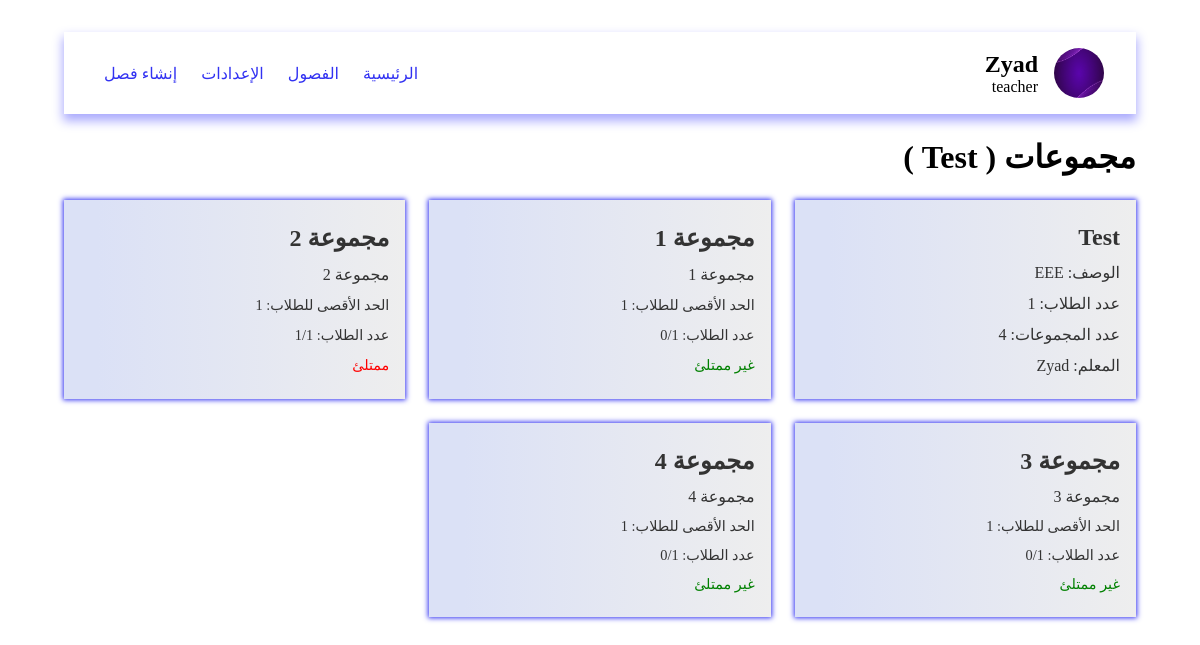
Page /pages/viewGroups.php?id=2 (signed in) on the committed database.
### tables this page shows
CREATE TABLE classes (
    id INTEGER PRIMARY KEY, 
    title TEXT, 
    description TEXT, 
    "limit" INTEGER
, teacher_id INTEGER);

CREATE TABLE users (
    id INTEGER PRIMARY KEY, 
    name TEXT, 
    email TEXT UNIQUE, 
    password TEXT UNIQUE, 
    role TEXT
);

CREATE TABLE groups (
    id INTEGER PRIMARY KEY, 
    title TEXT, 
    description TEXT, 
    "limit" INTEGER, 
    members INTEGER, 
    class_id INTEGER);

### data/db.php (called while the page is built, shortened)
<?php
$user = $_SESSION['user']?? null;
$db = new SQLite3('../data/database.db');
$db->exec('CREATE TABLE IF NOT EXISTS users (
    id INTEGER PRIMARY KEY,
    name TEXT,
    email TEXT UNIQUE,
    password TEXT UNIQUE,
    role TEXT
)');
$db->exec('CREATE TABLE IF NOT EXISTS classes (
    id INTEGER PRIMARY KEY,
    title TEXT,
    description TEXT,
    "limit" INTEGER,
    teacher_id INTEGER
)');
$db->exec('CREATE TABLE IF NOT EXISTS groups (
    id INTEGER PRIMARY KEY,
    title TEXT,
    description TEXT,
    "limit" INTEGER,
    members INTEGER,
    class_id INTEGER
)');
$db->exec('CREATE TABLE IF NOT EXISTS group_students (
    group_id INTEGER,
    student_id INTEGER
)');
function getGroups()
{
    global $db;
    $result = $db->query('SELECT * FROM groups');
    $groups = [];
    while ($row = $result->fetchArray(SQLITE3_ASSOC)) {
        $groups[] = $row;
    }
    return $groups;
}
function getClasses()
{
    global $db;
    $result = $db->query('SELECT * FROM classes');
    $classes = [];
    while ($row = $result->fetchArray(SQLITE3_ASSOC)) {
        $classes[] = $row;
    }
    return $classes;
}
function getTeacher($id)
{
    global $db;
    $stmt = $db->prepare('SELECT * FROM users WHERE id = :id');
    $stmt->bindValue(':id', $id, SQLITE3_INTEGER);
    $result = $stmt->execute();
    if ($result) {
        return $result->fetchArray(SQLITE3_ASSOC);
    }
    return null;
}
function getStudent($id)
{
    global $db;
    $stmt = $db->prepare('SELECT * FROM users WHERE id = :id AND role = "student"');
    $stmt->bindValue(':id', $id, SQLITE3_INTEGER);
    $result = $stmt->execute();
    if ($result) {
        return $result->fetchArray(SQLITE3_ASSOC);
    }
    return null;
}
function getGroupStudentsByGroupId($group_id)
{
    global $db;
    $stmt = $db->prepare('SELECT * FROM group_students WHERE group_id = :group_id');
    $stmt->bindValue(':group_id', $group_id, SQLITE3_INTEGER);
    $result = $stmt->execute();
    $students = [];
    while ($row = $result->fetchArray(SQLITE3_ASSOC)) {
        $students[] = getStudent($row['student_id']);
    }
    return $students;
}
function getStudentsByClassId($class_id)
{
    global $db;
    $stmt = $db->prepare('SELECT * FROM classes WHERE id = :id');
    $stmt->bindValue(':id', $class_id, SQLITE3_INTEGER);
    $result = $stmt->execute();
    $class = $result->fetchArray(SQLITE3_ASSOC);
    $stmt = $db->prepare('SELECT * FROM groups WHERE class_id = :class
    ');
    $stmt->bindValue(':class', $class_id, SQLITE3_INTEGER);
    $result = $stmt->execute();
    $groups = [];
    while ($row = $result->fetchArray(SQLITE3_ASSOC)) {
        $groups[] = $row;
    }
    $students = [];
    foreach ($groups as $group) {
        $students = array_merge($students, getGroupStudentsByGroupId($group['id']));
    }
    return $students;
}
?>

### pages/viewGroups.php (the view, shortened to what this page needs)
<?php
include '../data/db.php';
$class = $_GET['id'] ?? null;
$_groups = getGroups();
$groups = [];
$classes = getClasses();
if (isset($class)) {
  foreach ($_groups as $group) {
    if ($group['class_id'] == $class) {
      $groups[] = $group;
    }
  }
} elseif ($user['role'] == 'teacher') {
  $title = $user['name'];
  $groups = getTeacherGroups($user['id']);
}
?>
<!DOCTYPE html>
<html lang="ar" dir="rtl">
<head>
  <link rel="stylesheet" href="../styles/viewGroups.css" />
</head>
<body>
  <?php include "../components/navbar.php" ?>
  <h1 class="heading">
    مجموعات (
    )
  </h1>
  <main class="container">
    <?php if (isset($class)) { ?>
      <div class="group">
        <h2 class="title"><?php echo $classes[$class - 1]['title']; ?></h2>
        <p class="desc">الوصف: <?php echo $classes[$class - 1]['description']; ?></p>
        <p class="students">عدد الطلاب: <?php echo count(getStudentsByClassId($class)); ?></p>
        <p class="groups">عدد المجموعات: <?php echo count($groups); ?></p>
        <p class="teacher">المعلم: <?php echo getTeacher($classes[$class - 1]['teacher_id'])['name']; ?></p>
      </div>
    <?php } ?>
    <?php foreach ($groups as $group) {
      $_group_students = getGroupStudentsByGroupId($group['id']);
         ?>
      <a href="./viewGroupDetails.php?id=<?php echo $group['id']; ?>" class="group <?php echo in_array($user['id'], array_column($_group_students, 'id')) ? 'joined' : ''; ?>">
        <h2 class="title"><?php echo $group['title']; ?></h2>
        <p class="desc"><?php echo $group['description']; ?></p>
        <p class="limit">الحد الأقصى للطلاب: <?php echo $group['limit']; ?></p>
        <p class="members">عدد الطلاب: <?php echo count(getGroupStudentsByGroupId($group['id']));?>/<?php echo $group['limit']; ?>      </p>
        <p class="full <?php echo count(getGroupStudentsByGroupId($group['id'])) >= $group['limit'] ? 'red' : 'green'; ?>">
          <?php echo count(getGroupStudentsByGroupId($group['id'])) >= $group['limit'] ? 'ممتلئ' : 'غير ممتلئ'; ?>
        </p>
      </a>
    <?php } ?>
  </main>
</body>
</html>

### components/navbar.php (shortened to what this page needs)
<?php
$loggedIn = isset($_SESSION['user']);
?>
<head>
  <link rel="stylesheet" href="../styles/navbar.css">
</head>
<header>
  <?php if ($loggedIn) { ?>
    <div class="user">
      <img src="../images/purple2.png" alt="user image" />
      <div class="info">
        <h2 class="username"><?php echo $_SESSION['user']['name']; ?></h2>
        <p class="role"><?php echo $_SESSION['user']['role']; ?></p>
      </div>
    </div>
    <nav>
      <a href="../index.php">الرئيسية</a>
      <a href="../pages/viewClasses.php">الفصول</a>
      <a href="../pages/Setting.php">الإعدادات</a>
      <?php if ($_SESSION['user']['role'] == 'teacher') { ?>
        <a href="../pages/CreateClass.php">إنشاء فصل</a>
      <?php } ?>
    </nav>
  <?php } ?>
</header>

### styles/viewGroups.css (style rules this page uses)
* { padding: 0; margin: 0; box-sizing: border-box; text-decoration: none; list-style: none; }
body { padding: 2rem 4rem; }
h1.heading { margin-block: 1.5rem; }
.container { display: grid; grid-template-columns: repeat(auto-fill, minmax(300px, 1fr)); gap: 1.5rem; }
.group { display: grid; gap: 0.75rem; background-image: linear-gradient(to right, #dbe1f6 10%, #eee); padding: 1.5rem 1rem; box-shadow: 0 0 5px 1px rgb(50, 50, 242); color: #333; cursor: pointer; }
h2.title { font-size: 1.5rem; font-weight: bold; }
.desc { font-size: 1rem; }
.limit { font-size: 0.9rem; }
.members { font-size: 0.9rem; }
.full { font-size: 0.9rem; color: red; }
.full.red { color: red; }
.full.green { color: green; }

### styles/navbar.css (style rules this page uses)
* { padding: 0; margin: 0; box-sizing: border-box; text-decoration: none; list-style: none; }
header { display: flex; justify-content: space-between; align-items: center; box-shadow: 0 6px 10px 1px rgb(170, 170, 253); padding: 1rem 2rem; gap: 1rem; }
header .user { display: flex; align-items: center; gap: 1rem; }
header .user img { width: 50px; height: 50px; border-radius: 50%; }
header nav { display: flex; gap: 0.5rem; align-items: center; text-align: center; }
header nav a { color: rgb(50, 50, 242); padding: 0.5rem; transition-duration: 200ms; }

### rows in the picture
classes: title "Test", description "EEE", teacher.name "Zyad"
groups: title "مجموعة 1", description "مجموعة 1", limit "1", count(getGroupStudentsByGroupId($group['id'])) "0", shows "غير ممتلئ"
groups: title "مجموعة 2", description "مجموعة 2", limit "1", count(getGroupStudentsByGroupId($group['id'])) "1", shows "ممتلئ"
groups: title "مجموعة 3", description "مجموعة 3", limit "1", count(getGroupStudentsByGroupId($group['id'])) "0", shows "غير ممتلئ"
groups: title "مجموعة 4", description "مجموعة 4", limit "1", count(getGroupStudentsByGroupId($group['id'])) "0", shows "غير ممتلئ"

### other values in the picture
$_SESSION['user']['name'] "Zyad"
$_SESSION['user']['role'] "teacher"
count(getStudentsByClassId($class)) "1"
count($groups) "4"
